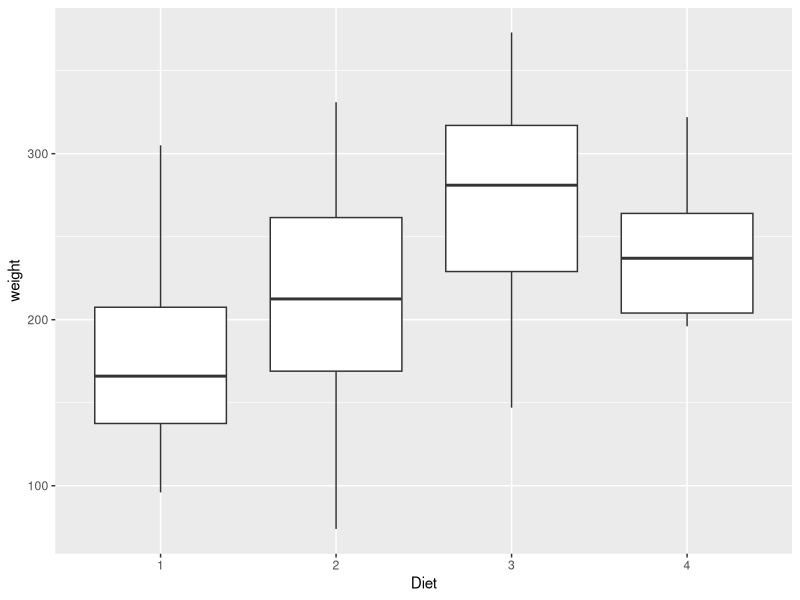
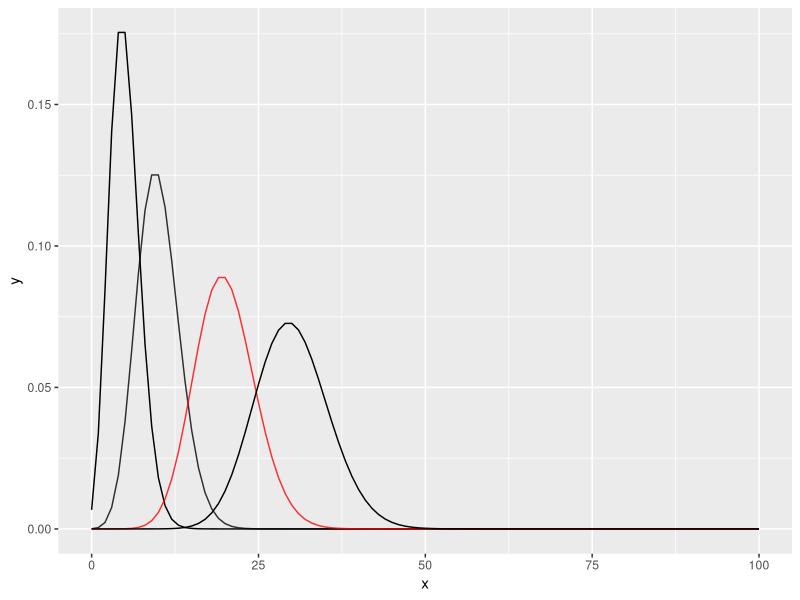

Source code (R) for these figures, in order: (Note: this script raises an error after producing the figures.)
## ---- chunk 1
knitr::opts_chunk$set(echo = TRUE)

library(tidyverse)
library(readxl)
library(broom)

library(lme4)

## ---- chunk 2
# Create the data
data("ChickWeight")
ChickWeightEnd <- ChickWeight %>% filter(Time == 21)
str(ChickWeightEnd)

# Plot
ChickWeightEnd %>%
  ggplot(aes(x = Diet, y = weight)) + 
  geom_boxplot()

# Fit a lm()
lm(formula = weight ~ Diet, data = ChickWeightEnd)

# Fit a glm()
glm(formula = weight ~ Diet, data = ChickWeightEnd, family = "gaussian")
## ---- chunk 3
# Define my poisson function 
pois_fn <- function(x, lambda = 10) {
  lambda**x * exp(-lambda)/factorial(x)
}

# Plot my poisson function with "dpois" 
ggplot(data.frame(x = 0:100), aes(x)) +
  stat_function(fun = dpois, args = list(lambda = 5)) +
  stat_function(fun = dpois, args = list(lambda = 10), alpha = 0.8) +
  stat_function(fun = pois_fn, args = list(lambda = 20), color = "red", alpha = 0.8)  + 
  stat_function(fun = dpois, args = list(lambda = 30)) 
 
## ---- chunk 4
dat <- matrix(c(
 1,     0,
 2,     0,
 3,     0,
 4,     0,
 5,     1,
 6,     0,
 7,     0,
 8,     1,
 9,     0,
10,     0,
11,     2,
12,     0,
13,     1,
14,     0,
15,     0,
16,     1,
17,     0,
18,     0,
19,     0,
20,     2,
21,     2,
22,     1,
23,     1,
24,     4,
25,     1,
26,     1,
27,     1,
28,     1,
29,     0,
30,     0), ncol = 2, byrow = TRUE)  %>% 
  as.data.frame(dat) %>% select(time = V1, count = V2)

# fit the data using the poisson family
poissonOut <- glm(count ~ time, data = dat, family = "poisson")

# print out the mode 
poissonOut

## ---- chunk 5
# Fit a glm with count predicted by time using data.frame dat and gaussian family
lmOut <- glm(count ~ time, data = dat, family = "gaussian") # not a gaussina distribution 

summary(lmOut)
summary(poissonOut)
## ---- chunk 6
# data
scores <- data.frame(player = rep(c("Sam", "Lou"), each = 5), 
               goal = c(1, 2, 0, 4, 3, 0, 0, 1, 0, 0))


# Fit a glm() that estimates the difference between players
summary(glm(goal ~ player, data = scores, family = "poisson"))

# Fit a glm() that estimates an intercept for each player
summary(glm(goal ~ player - 1, data = scores, family = "poisson"))

## ---- chunk 7
# Extract the regression coefficients
coef(poissonOut)

# Extract the confidence intervals
confint(poissonOut)
## ---- chunk 8
# read the bus data
bus <- read_csv("data/busData.csv") %>% mutate_if(is.character, as.factor)

# summary 
summary(bus)

# Build a glm that models Bus predicted by CommuteDays
busOut <- glm(Bus ~ CommuteDays, data = bus, family = "binomial")
## ---- chunk 9
# print the busOut
print(busOut)

# summary
summary(busOut)

# The tidy output using tidy()
tidy(busOut)
## ---- chunk 10
# Simulate 1 draw with a sample size of 100
binomialSim <- rbinom(n = 1, size = 100, p = 0.5)

# Simulate 100 draw with a sample size of 1 
BernoulliSim <- rbinom(n = 100, size = 1, p = 0.5)

# Print the results from the binomial
print(binomialSim)

# Sum the results from the Bernoulli
sum(BernoulliSim)
## ---- chunk 11
# Fit a a long format logistic regression
lr_1 <- glm(y ~ x, data = dataLong, family = "binomial")
print(lr_1)
## ---- chunk 12
# Fit a wide form logistic regression
lr_2 <- glm(cbind(success, fail) ~ x, data = dataWide, family = "binomial")

# Fit a a weighted form logistic regression
lr_3 <- glm(successProportion ~ x, data = dataWide, weights = Total, family = "binomial")

# print your results
print(lr_2)
print(lr_3)
## ---- chunk 13
# Fit a GLM with a logit link and save it as busLogit
busLogit <- glm(Bus ~ CommuteDays, data = bus, family = binomial(link = "logit"))

# Fit a GLM with a probit link and save it as busProbit
busProbit <- glm(Bus ~ CommuteDays, data = bus, family = binomial(link = "probit"))

# Print model summaries
summary(busLogit)

summary(busProbit)
## ---- chunk 14
# Using the plogis() function, convert 0 on the logit scale to a probability. Save the output as p.
p <- plogis(q = 0)

# Using the rbinom function, generate 10 samples (n = 10) with a size of 1 (size = 1) using the probability p.
rbinom(n = 10, size = 1, prob = p)
## ---- chunk 15
# Using function pnorm() to convert 0 on the probit scale to a probability. Save the output as p
p <- pnorm(q = 0)

# Using the rbinom function, generate 10 samples (n = 10) with a size of 1 (size = 1) using the probability p.
rbinom(n = 10, size = 1, prob = p)
